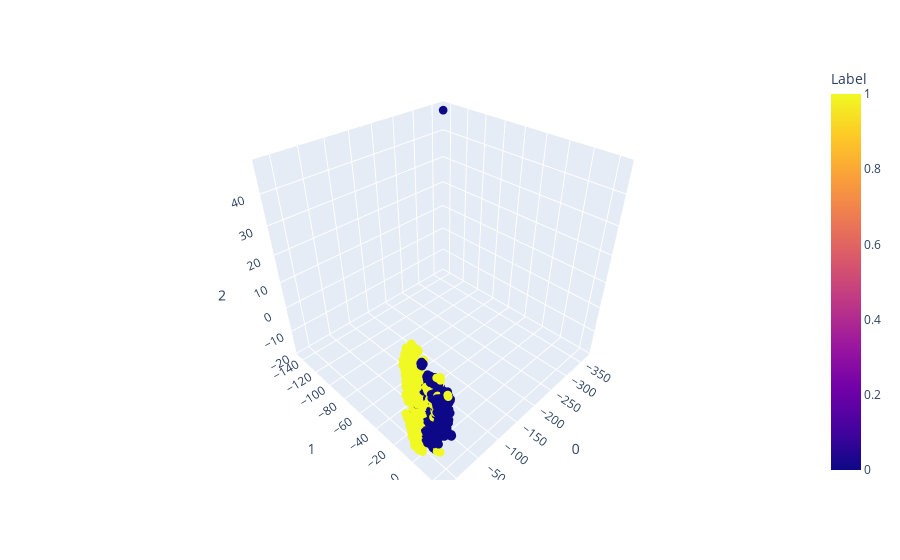

The code cell stored with this chart in its notebook:
### Markdown cell above
t-SNE visualine

### Code cell
features = X_train

tsne = TSNE(n_components=3, random_state=0)
projections = tsne.fit_transform(features, )

fig = px.scatter_3d(
    projections, x=0, y=1, z=2,
    color=y_label, labels={'color': 'Label'},
)
fig.update_traces(marker_size=3)
fig.show()

### Figure 1 — Plotly figure (JSON) as saved in the notebook; plotly's stock layout.template omitted (floating-point values rounded to 4 significant figures; data arrays with more than 128 entries replaced by an {"elided": "..."} marker saying what was removed)
{"data": [{"hovertemplate": "0=%{x}<br>1=%{y}<br>2=%{z}<br>Label=%{marker.color}<extra></extra>", "legendgroup": "", "marker": {"color": {"elided": "1390 int values"}, "coloraxis": "coloraxis", "size": 3, "symbol": "circle"}, "mode": "markers", "name": "", "scene": "scene", "showlegend": false, "type": "scatter3d", "x": {"elided": "1390 float values"}, "y": {"elided": "1390 float values"}, "z": {"elided": "1390 float values"}}], "layout": {"coloraxis": {"colorbar": {"title": {"text": "Label"}}, "colorscale": [[0, "#0d0887"], [0.1111, "#46039f"], [0.2222, "#7201a8"], [0.3333, "#9c179e"], [0.4444, "#bd3786"], [0.5556, "#d8576b"], [0.6667, "#ed7953"], [0.7778, "#fb9f3a"], [0.8889, "#fdca26"], [1, "#f0f921"]]}, "legend": {"tracegroupgap": 0}, "margin": {"t": 60}, "scene": {"domain": {"x": [0, 1], "y": [0, 1]}, "xaxis": {"title": {"text": "0"}}, "yaxis": {"title": {"text": "1"}}, "zaxis": {"title": {"text": "2"}}}}}
